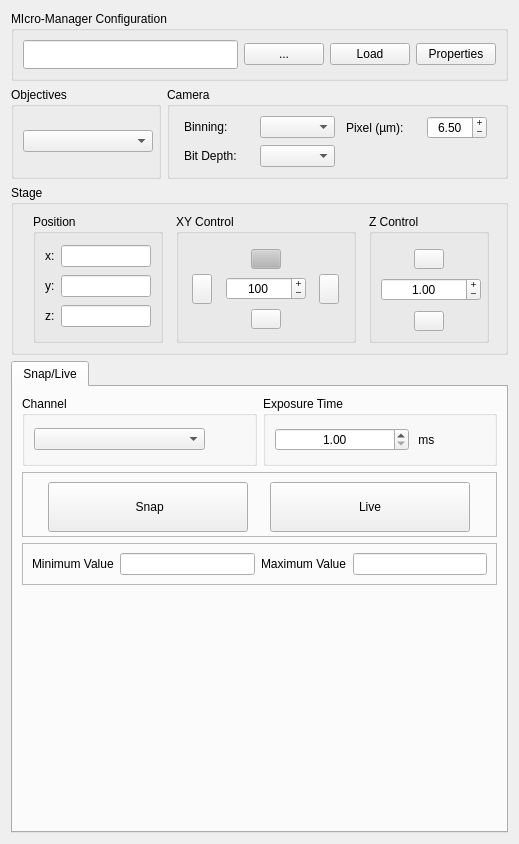
<?xml version="1.0" encoding="UTF-8"?>
<ui version="4.0">
 <class>MainWindow</class>
 <widget class="QWidget" name="MainWindow">
  <property name="geometry">
   <rect>
    <x>0</x>
    <y>0</y>
    <width>519</width>
    <height>844</height>
   </rect>
  </property>
  <layout class="QGridLayout" name="gridLayout_3">
   <item row="4" column="0" colspan="3">
    <widget class="QTabWidget" name="tabWidget">
     <property name="enabled">
      <bool>true</bool>
     </property>
     <property name="minimumSize">
      <size>
       <width>0</width>
       <height>0</height>
      </size>
     </property>
     <property name="currentIndex">
      <number>0</number>
     </property>
     <widget class="QWidget" name="snap_live_tab">
      <property name="enabled">
       <bool>true</bool>
      </property>
      <attribute name="title">
       <string>Snap/Live</string>
      </attribute>
      <layout class="QGridLayout" name="gridLayout_13">
       <item row="1" column="0" colspan="2">
        <widget class="QFrame" name="frame">
         <property name="maximumSize">
          <size>
           <width>16777215</width>
           <height>65</height>
          </size>
         </property>
         <property name="frameShape">
          <enum>QFrame::StyledPanel</enum>
         </property>
         <property name="frameShadow">
          <enum>QFrame::Raised</enum>
         </property>
         <layout class="QGridLayout" name="gridLayout_10">
          <item row="0" column="1">
           <widget class="QPushButton" name="live_Button">
            <property name="enabled">
             <bool>true</bool>
            </property>
            <property name="minimumSize">
             <size>
              <width>200</width>
              <height>50</height>
             </size>
            </property>
            <property name="maximumSize">
             <size>
              <width>200</width>
              <height>50</height>
             </size>
            </property>
            <property name="text">
             <string>Live</string>
            </property>
           </widget>
          </item>
          <item row="0" column="0">
           <widget class="QPushButton" name="snap_Button">
            <property name="enabled">
             <bool>true</bool>
            </property>
            <property name="sizePolicy">
             <sizepolicy hsizetype="Minimum" vsizetype="Fixed">
              <horstretch>0</horstretch>
              <verstretch>0</verstretch>
             </sizepolicy>
            </property>
            <property name="minimumSize">
             <size>
              <width>200</width>
              <height>50</height>
             </size>
            </property>
            <property name="maximumSize">
             <size>
              <width>200</width>
              <height>50</height>
             </size>
            </property>
            <property name="text">
             <string> Snap</string>
            </property>
           </widget>
          </item>
         </layout>
        </widget>
       </item>
       <item row="0" column="0">
        <widget class="QGroupBox" name="snap_channel_groupBox">
         <property name="enabled">
          <bool>true</bool>
         </property>
         <property name="minimumSize">
          <size>
           <width>0</width>
           <height>70</height>
          </size>
         </property>
         <property name="maximumSize">
          <size>
           <width>16777215</width>
           <height>70</height>
          </size>
         </property>
         <property name="title">
          <string>Channel</string>
         </property>
         <layout class="QHBoxLayout" name="horizontalLayout_2">
          <item>
           <widget class="QComboBox" name="snap_channel_comboBox">
            <property name="enabled">
             <bool>true</bool>
            </property>
            <property name="maximumSize">
             <size>
              <width>16777215</width>
              <height>16777215</height>
             </size>
            </property>
           </widget>
          </item>
          <item>
           <spacer name="horizontalSpacer">
            <property name="orientation">
             <enum>Qt::Horizontal</enum>
            </property>
            <property name="sizeType">
             <enum>QSizePolicy::Fixed</enum>
            </property>
            <property name="sizeHint" stdset="0">
             <size>
              <width>40</width>
              <height>20</height>
             </size>
            </property>
           </spacer>
          </item>
         </layout>
        </widget>
       </item>
       <item row="2" column="0" colspan="2">
        <widget class="QFrame" name="frame_2">
         <property name="maximumSize">
          <size>
           <width>16777215</width>
           <height>50</height>
          </size>
         </property>
         <property name="frameShape">
          <enum>QFrame::StyledPanel</enum>
         </property>
         <property name="frameShadow">
          <enum>QFrame::Raised</enum>
         </property>
         <layout class="QGridLayout" name="gridLayout_11">
          <item row="0" column="0">
           <widget class="QLabel" name="label_18">
            <property name="enabled">
             <bool>true</bool>
            </property>
            <property name="text">
             <string>Minimum Value</string>
            </property>
           </widget>
          </item>
          <item row="0" column="1">
           <widget class="QLineEdit" name="min_val_lineEdit">
            <property name="readOnly">
             <bool>true</bool>
            </property>
           </widget>
          </item>
          <item row="0" column="2">
           <widget class="QLabel" name="label_19">
            <property name="text">
             <string>Maximum Value</string>
            </property>
           </widget>
          </item>
          <item row="0" column="3">
           <widget class="QLineEdit" name="max_val_lineEdit">
            <property name="readOnly">
             <bool>true</bool>
            </property>
           </widget>
          </item>
         </layout>
        </widget>
       </item>
       <item row="4" column="0">
        <spacer name="verticalSpacer">
         <property name="orientation">
          <enum>Qt::Vertical</enum>
         </property>
         <property name="sizeHint" stdset="0">
          <size>
           <width>20</width>
           <height>40</height>
          </size>
         </property>
        </spacer>
       </item>
       <item row="0" column="1">
        <widget class="QGroupBox" name="exp_groupBox">
         <property name="enabled">
          <bool>true</bool>
         </property>
         <property name="minimumSize">
          <size>
           <width>0</width>
           <height>70</height>
          </size>
         </property>
         <property name="maximumSize">
          <size>
           <width>16777215</width>
           <height>70</height>
          </size>
         </property>
         <property name="title">
          <string>Exposure Time</string>
         </property>
         <layout class="QHBoxLayout" name="horizontalLayout_3">
          <item>
           <widget class="QDoubleSpinBox" name="exp_spinBox">
            <property name="enabled">
             <bool>true</bool>
            </property>
            <property name="alignment">
             <set>Qt::AlignCenter</set>
            </property>
            <property name="minimum">
             <double>1.000000000000000</double>
            </property>
            <property name="maximum">
             <double>100000.000000000000000</double>
            </property>
           </widget>
          </item>
          <item>
           <widget class="QLabel" name="label_12">
            <property name="minimumSize">
             <size>
              <width>30</width>
              <height>0</height>
             </size>
            </property>
            <property name="maximumSize">
             <size>
              <width>30</width>
              <height>16777215</height>
             </size>
            </property>
            <property name="text">
             <string> ms</string>
            </property>
           </widget>
          </item>
          <item>
           <spacer name="horizontalSpacer_2">
            <property name="orientation">
             <enum>Qt::Horizontal</enum>
            </property>
            <property name="sizeType">
             <enum>QSizePolicy::Fixed</enum>
            </property>
            <property name="sizeHint" stdset="0">
             <size>
              <width>40</width>
              <height>20</height>
             </size>
            </property>
           </spacer>
          </item>
         </layout>
        </widget>
       </item>
      </layout>
     </widget>
    </widget>
   </item>
   <item row="3" column="0" colspan="3">
    <widget class="QGroupBox" name="stage_groupBox">
     <property name="enabled">
      <bool>true</bool>
     </property>
     <property name="minimumSize">
      <size>
       <width>0</width>
       <height>170</height>
      </size>
     </property>
     <property name="maximumSize">
      <size>
       <width>16777215</width>
       <height>170</height>
      </size>
     </property>
     <property name="title">
      <string>Stage</string>
     </property>
     <layout class="QGridLayout" name="gridLayout_12">
      <property name="leftMargin">
       <number>12</number>
      </property>
      <item row="0" column="2">
       <widget class="QGroupBox" name="Z_groupBox">
        <property name="enabled">
         <bool>true</bool>
        </property>
        <property name="minimumSize">
         <size>
          <width>120</width>
          <height>0</height>
         </size>
        </property>
        <property name="maximumSize">
         <size>
          <width>120</width>
          <height>16777215</height>
         </size>
        </property>
        <property name="title">
         <string>Z Control</string>
        </property>
        <layout class="QGridLayout" name="gridLayout_7">
         <property name="topMargin">
          <number>15</number>
         </property>
         <item row="0" column="0" alignment="Qt::AlignHCenter">
          <widget class="QPushButton" name="up_Button">
           <property name="enabled">
            <bool>true</bool>
           </property>
           <property name="maximumSize">
            <size>
             <width>30</width>
             <height>20</height>
            </size>
           </property>
           <property name="layoutDirection">
            <enum>Qt::LeftToRight</enum>
           </property>
           <property name="autoFillBackground">
            <bool>false</bool>
           </property>
           <property name="text">
            <string/>
           </property>
          </widget>
         </item>
         <item row="1" column="0" alignment="Qt::AlignHCenter|Qt::AlignVCenter">
          <widget class="QDoubleSpinBox" name="z_step_size_doubleSpinBox">
           <property name="enabled">
            <bool>true</bool>
           </property>
           <property name="sizePolicy">
            <sizepolicy hsizetype="Fixed" vsizetype="Fixed">
             <horstretch>0</horstretch>
             <verstretch>0</verstretch>
            </sizepolicy>
           </property>
           <property name="minimumSize">
            <size>
             <width>100</width>
             <height>0</height>
            </size>
           </property>
           <property name="maximumSize">
            <size>
             <width>150</width>
             <height>16777215</height>
            </size>
           </property>
           <property name="alignment">
            <set>Qt::AlignCenter</set>
           </property>
           <property name="buttonSymbols">
            <enum>QAbstractSpinBox::PlusMinus</enum>
           </property>
           <property name="showGroupSeparator" stdset="0">
            <bool>false</bool>
           </property>
           <property name="maximum">
            <double>10000.000000000000000</double>
           </property>
           <property name="singleStep">
            <double>0.100000000000000</double>
           </property>
           <property name="value">
            <double>1.000000000000000</double>
           </property>
          </widget>
         </item>
         <item row="2" column="0" alignment="Qt::AlignHCenter">
          <widget class="QPushButton" name="down_Button">
           <property name="enabled">
            <bool>true</bool>
           </property>
           <property name="maximumSize">
            <size>
             <width>30</width>
             <height>20</height>
            </size>
           </property>
           <property name="text">
            <string/>
           </property>
          </widget>
         </item>
        </layout>
       </widget>
      </item>
      <item row="0" column="1">
       <widget class="QGroupBox" name="XY_groupBox">
        <property name="enabled">
         <bool>true</bool>
        </property>
        <property name="sizePolicy">
         <sizepolicy hsizetype="Fixed" vsizetype="Preferred">
          <horstretch>0</horstretch>
          <verstretch>0</verstretch>
         </sizepolicy>
        </property>
        <property name="minimumSize">
         <size>
          <width>180</width>
          <height>0</height>
         </size>
        </property>
        <property name="maximumSize">
         <size>
          <width>180</width>
          <height>16777215</height>
         </size>
        </property>
        <property name="title">
         <string>XY Control</string>
        </property>
        <layout class="QGridLayout" name="gridLayout_4">
         <property name="leftMargin">
          <number>5</number>
         </property>
         <property name="topMargin">
          <number>10</number>
         </property>
         <property name="rightMargin">
          <number>5</number>
         </property>
         <property name="bottomMargin">
          <number>5</number>
         </property>
         <property name="horizontalSpacing">
          <number>5</number>
         </property>
         <property name="verticalSpacing">
          <number>0</number>
         </property>
         <item row="0" column="1" alignment="Qt::AlignHCenter">
          <widget class="QPushButton" name="y_up_Button">
           <property name="enabled">
            <bool>true</bool>
           </property>
           <property name="maximumSize">
            <size>
             <width>30</width>
             <height>20</height>
            </size>
           </property>
           <property name="palette">
            <palette>
             <active>
              <colorrole role="Button">
               <brush brushstyle="SolidPattern">
                <color alpha="255">
                 <red>179</red>
                 <green>179</green>
                 <blue>179</blue>
                </color>
               </brush>
              </colorrole>
             </active>
             <inactive>
              <colorrole role="Button">
               <brush brushstyle="SolidPattern">
                <color alpha="255">
                 <red>179</red>
                 <green>179</green>
                 <blue>179</blue>
                </color>
               </brush>
              </colorrole>
             </inactive>
             <disabled>
              <colorrole role="Button">
               <brush brushstyle="SolidPattern">
                <color alpha="255">
                 <red>179</red>
                 <green>179</green>
                 <blue>179</blue>
                </color>
               </brush>
              </colorrole>
             </disabled>
            </palette>
           </property>
           <property name="text">
            <string/>
           </property>
          </widget>
         </item>
         <item row="1" column="0" alignment="Qt::AlignHCenter">
          <widget class="QPushButton" name="left_Button">
           <property name="enabled">
            <bool>true</bool>
           </property>
           <property name="maximumSize">
            <size>
             <width>20</width>
             <height>30</height>
            </size>
           </property>
           <property name="text">
            <string/>
           </property>
          </widget>
         </item>
         <item row="1" column="1" alignment="Qt::AlignHCenter|Qt::AlignVCenter">
          <widget class="QSpinBox" name="xy_step_size_SpinBox">
           <property name="enabled">
            <bool>true</bool>
           </property>
           <property name="sizePolicy">
            <sizepolicy hsizetype="Fixed" vsizetype="Fixed">
             <horstretch>0</horstretch>
             <verstretch>0</verstretch>
            </sizepolicy>
           </property>
           <property name="minimumSize">
            <size>
             <width>80</width>
             <height>0</height>
            </size>
           </property>
           <property name="maximumSize">
            <size>
             <width>80</width>
             <height>16777215</height>
            </size>
           </property>
           <property name="layoutDirection">
            <enum>Qt::LeftToRight</enum>
           </property>
           <property name="alignment">
            <set>Qt::AlignCenter</set>
           </property>
           <property name="buttonSymbols">
            <enum>QAbstractSpinBox::PlusMinus</enum>
           </property>
           <property name="showGroupSeparator" stdset="0">
            <bool>false</bool>
           </property>
           <property name="minimum">
            <number>0</number>
           </property>
           <property name="maximum">
            <number>10000</number>
           </property>
           <property name="value">
            <number>100</number>
           </property>
          </widget>
         </item>
         <item row="1" column="2" alignment="Qt::AlignHCenter">
          <widget class="QPushButton" name="right_Button">
           <property name="enabled">
            <bool>true</bool>
           </property>
           <property name="maximumSize">
            <size>
             <width>20</width>
             <height>30</height>
            </size>
           </property>
           <property name="text">
            <string/>
           </property>
          </widget>
         </item>
         <item row="2" column="1" alignment="Qt::AlignHCenter">
          <widget class="QPushButton" name="y_down_Button">
           <property name="enabled">
            <bool>true</bool>
           </property>
           <property name="maximumSize">
            <size>
             <width>30</width>
             <height>20</height>
            </size>
           </property>
           <property name="text">
            <string/>
           </property>
          </widget>
         </item>
        </layout>
       </widget>
      </item>
      <item row="0" column="0">
       <widget class="QGroupBox" name="position_groupBox">
        <property name="enabled">
         <bool>true</bool>
        </property>
        <property name="sizePolicy">
         <sizepolicy hsizetype="Fixed" vsizetype="Preferred">
          <horstretch>0</horstretch>
          <verstretch>0</verstretch>
         </sizepolicy>
        </property>
        <property name="minimumSize">
         <size>
          <width>0</width>
          <height>0</height>
         </size>
        </property>
        <property name="maximumSize">
         <size>
          <width>130</width>
          <height>16777215</height>
         </size>
        </property>
        <property name="title">
         <string>Position</string>
        </property>
        <layout class="QGridLayout" name="gridLayout_8">
         <item row="0" column="0">
          <widget class="QLabel" name="label_7">
           <property name="sizePolicy">
            <sizepolicy hsizetype="Fixed" vsizetype="Fixed">
             <horstretch>0</horstretch>
             <verstretch>0</verstretch>
            </sizepolicy>
           </property>
           <property name="text">
            <string>x:</string>
           </property>
          </widget>
         </item>
         <item row="0" column="1">
          <widget class="QLineEdit" name="x_lineEdit">
           <property name="enabled">
            <bool>true</bool>
           </property>
           <property name="alignment">
            <set>Qt::AlignCenter</set>
           </property>
           <property name="readOnly">
            <bool>true</bool>
           </property>
          </widget>
         </item>
         <item row="1" column="0">
          <widget class="QLabel" name="label_8">
           <property name="sizePolicy">
            <sizepolicy hsizetype="Fixed" vsizetype="Fixed">
             <horstretch>0</horstretch>
             <verstretch>0</verstretch>
            </sizepolicy>
           </property>
           <property name="text">
            <string>y:</string>
           </property>
          </widget>
         </item>
         <item row="1" column="1">
          <widget class="QLineEdit" name="y_lineEdit">
           <property name="alignment">
            <set>Qt::AlignCenter</set>
           </property>
           <property name="readOnly">
            <bool>true</bool>
           </property>
          </widget>
         </item>
         <item row="2" column="0">
          <widget class="QLabel" name="label_9">
           <property name="sizePolicy">
            <sizepolicy hsizetype="Fixed" vsizetype="Fixed">
             <horstretch>0</horstretch>
             <verstretch>0</verstretch>
            </sizepolicy>
           </property>
           <property name="text">
            <string>z:</string>
           </property>
          </widget>
         </item>
         <item row="2" column="1">
          <widget class="QLineEdit" name="z_lineEdit">
           <property name="alignment">
            <set>Qt::AlignCenter</set>
           </property>
           <property name="readOnly">
            <bool>true</bool>
           </property>
          </widget>
         </item>
        </layout>
       </widget>
      </item>
     </layout>
    </widget>
   </item>
   <item row="1" column="0" rowspan="2">
    <widget class="QGroupBox" name="objective_groupBox">
     <property name="enabled">
      <bool>true</bool>
     </property>
     <property name="minimumSize">
      <size>
       <width>130</width>
       <height>0</height>
      </size>
     </property>
     <property name="maximumSize">
      <size>
       <width>150</width>
       <height>16777215</height>
      </size>
     </property>
     <property name="title">
      <string>Objectives</string>
     </property>
     <layout class="QGridLayout" name="gridLayout_2">
      <item row="0" column="0">
       <widget class="QComboBox" name="objective_comboBox">
        <property name="enabled">
         <bool>true</bool>
        </property>
        <property name="sizePolicy">
         <sizepolicy hsizetype="Fixed" vsizetype="Fixed">
          <horstretch>0</horstretch>
          <verstretch>0</verstretch>
         </sizepolicy>
        </property>
        <property name="minimumSize">
         <size>
          <width>130</width>
          <height>0</height>
         </size>
        </property>
        <property name="maximumSize">
         <size>
          <width>150</width>
          <height>16777215</height>
         </size>
        </property>
        <property name="toolTipDuration">
         <number>0</number>
        </property>
       </widget>
      </item>
     </layout>
    </widget>
   </item>
   <item row="1" column="1" rowspan="2" colspan="2">
    <widget class="QGroupBox" name="camera_groupBox">
     <property name="enabled">
      <bool>true</bool>
     </property>
     <property name="sizePolicy">
      <sizepolicy hsizetype="Expanding" vsizetype="Preferred">
       <horstretch>0</horstretch>
       <verstretch>0</verstretch>
      </sizepolicy>
     </property>
     <property name="minimumSize">
      <size>
       <width>0</width>
       <height>0</height>
      </size>
     </property>
     <property name="maximumSize">
      <size>
       <width>16777215</width>
       <height>16777215</height>
      </size>
     </property>
     <property name="title">
      <string>Camera</string>
     </property>
     <layout class="QGridLayout" name="gridLayout_6">
      <item row="0" column="0">
       <widget class="QLabel" name="label_22">
        <property name="sizePolicy">
         <sizepolicy hsizetype="Preferred" vsizetype="Fixed">
          <horstretch>0</horstretch>
          <verstretch>0</verstretch>
         </sizepolicy>
        </property>
        <property name="maximumSize">
         <size>
          <width>65</width>
          <height>16777215</height>
         </size>
        </property>
        <property name="text">
         <string>Binning:</string>
        </property>
       </widget>
      </item>
      <item row="0" column="1">
       <widget class="QComboBox" name="bin_comboBox">
        <property name="enabled">
         <bool>true</bool>
        </property>
        <property name="sizePolicy">
         <sizepolicy hsizetype="Expanding" vsizetype="Fixed">
          <horstretch>0</horstretch>
          <verstretch>0</verstretch>
         </sizepolicy>
        </property>
        <property name="maximumSize">
         <size>
          <width>75</width>
          <height>16777215</height>
         </size>
        </property>
       </widget>
      </item>
      <item row="0" column="2">
       <widget class="QLabel" name="label">
        <property name="minimumSize">
         <size>
          <width>70</width>
          <height>0</height>
         </size>
        </property>
        <property name="maximumSize">
         <size>
          <width>70</width>
          <height>16777215</height>
         </size>
        </property>
        <property name="text">
         <string>Pixel (µm):</string>
        </property>
       </widget>
      </item>
      <item row="1" column="1">
       <widget class="QComboBox" name="bit_comboBox">
        <property name="enabled">
         <bool>true</bool>
        </property>
        <property name="sizePolicy">
         <sizepolicy hsizetype="Expanding" vsizetype="Fixed">
          <horstretch>0</horstretch>
          <verstretch>0</verstretch>
         </sizepolicy>
        </property>
        <property name="maximumSize">
         <size>
          <width>75</width>
          <height>16777215</height>
         </size>
        </property>
       </widget>
      </item>
      <item row="1" column="0">
       <widget class="QLabel" name="label_6">
        <property name="sizePolicy">
         <sizepolicy hsizetype="Preferred" vsizetype="Fixed">
          <horstretch>0</horstretch>
          <verstretch>0</verstretch>
         </sizepolicy>
        </property>
        <property name="maximumSize">
         <size>
          <width>65</width>
          <height>16777215</height>
         </size>
        </property>
        <property name="text">
         <string>Bit Depth:</string>
        </property>
       </widget>
      </item>
      <item row="0" column="3">
       <widget class="QDoubleSpinBox" name="px_size_doubleSpinBox">
        <property name="maximumSize">
         <size>
          <width>60</width>
          <height>16777215</height>
         </size>
        </property>
        <property name="alignment">
         <set>Qt::AlignCenter</set>
        </property>
        <property name="buttonSymbols">
         <enum>QAbstractSpinBox::PlusMinus</enum>
        </property>
        <property name="minimum">
         <double>1.000000000000000</double>
        </property>
        <property name="value">
         <double>6.500000000000000</double>
        </property>
       </widget>
      </item>
     </layout>
    </widget>
   </item>
   <item row="0" column="0" colspan="3">
    <widget class="QGroupBox" name="groupBox">
     <property name="maximumSize">
      <size>
       <width>16777215</width>
       <height>70</height>
      </size>
     </property>
     <property name="title">
      <string>MIcro-Manager Configuration</string>
     </property>
     <layout class="QGridLayout" name="gridLayout">
      <item row="0" column="0">
       <widget class="QLineEdit" name="cfg_LineEdit">
        <property name="sizePolicy">
         <sizepolicy hsizetype="Expanding" vsizetype="Expanding">
          <horstretch>0</horstretch>
          <verstretch>0</verstretch>
         </sizepolicy>
        </property>
        <property name="readOnly">
         <bool>true</bool>
        </property>
       </widget>
      </item>
      <item row="0" column="1">
       <widget class="QPushButton" name="browse_cfg_Button">
        <property name="sizePolicy">
         <sizepolicy hsizetype="Fixed" vsizetype="Fixed">
          <horstretch>0</horstretch>
          <verstretch>0</verstretch>
         </sizepolicy>
        </property>
        <property name="text">
         <string>...</string>
        </property>
       </widget>
      </item>
      <item row="0" column="2">
       <widget class="QPushButton" name="load_cfg_Button">
        <property name="sizePolicy">
         <sizepolicy hsizetype="Fixed" vsizetype="Fixed">
          <horstretch>0</horstretch>
          <verstretch>0</verstretch>
         </sizepolicy>
        </property>
        <property name="text">
         <string>Load</string>
        </property>
       </widget>
      </item>
      <item row="0" column="3">
       <widget class="QPushButton" name="props_Button">
        <property name="text">
         <string>Properties</string>
        </property>
       </widget>
      </item>
     </layout>
    </widget>
   </item>
  </layout>
 </widget>
 <resources/>
 <connections/>
</ui>
